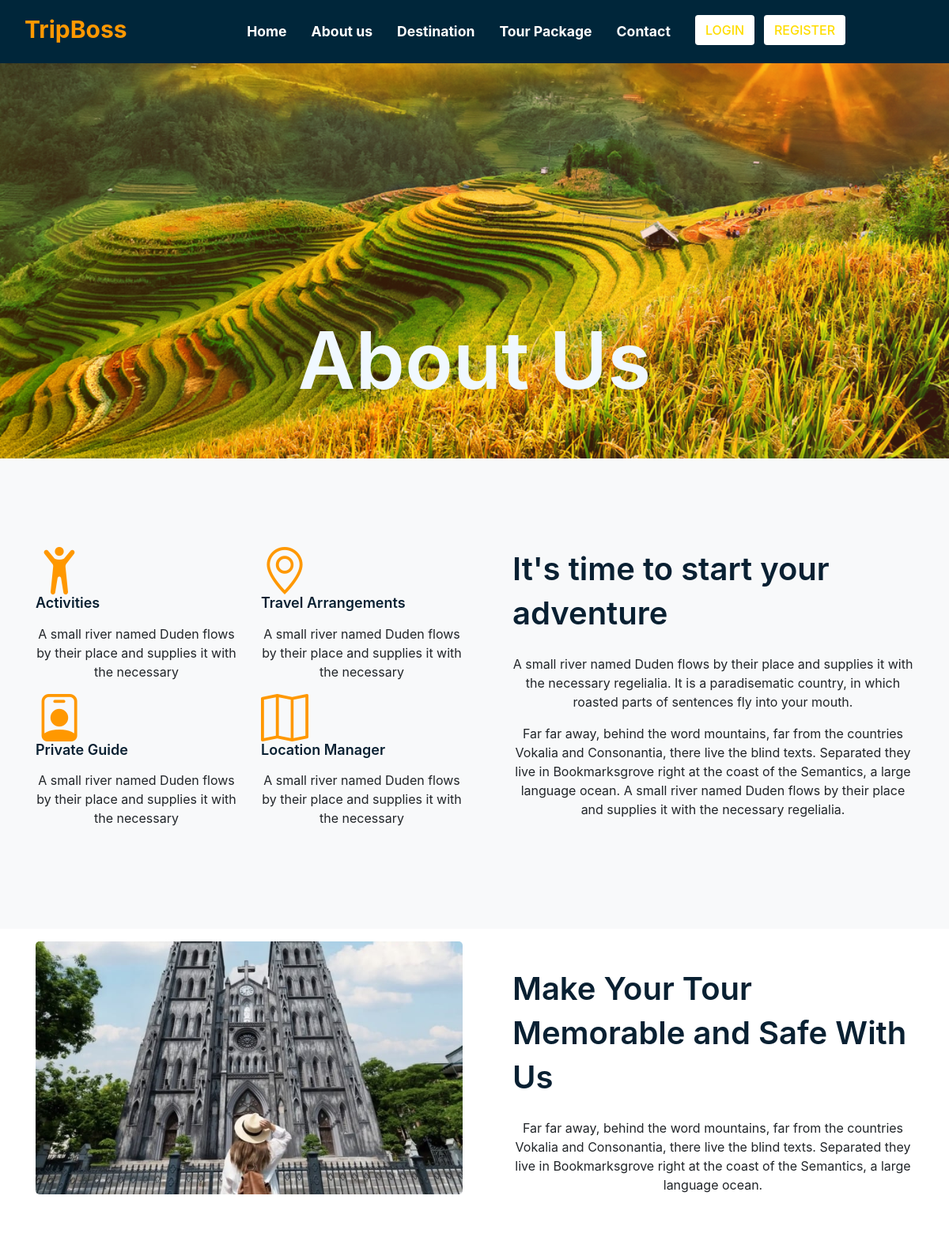
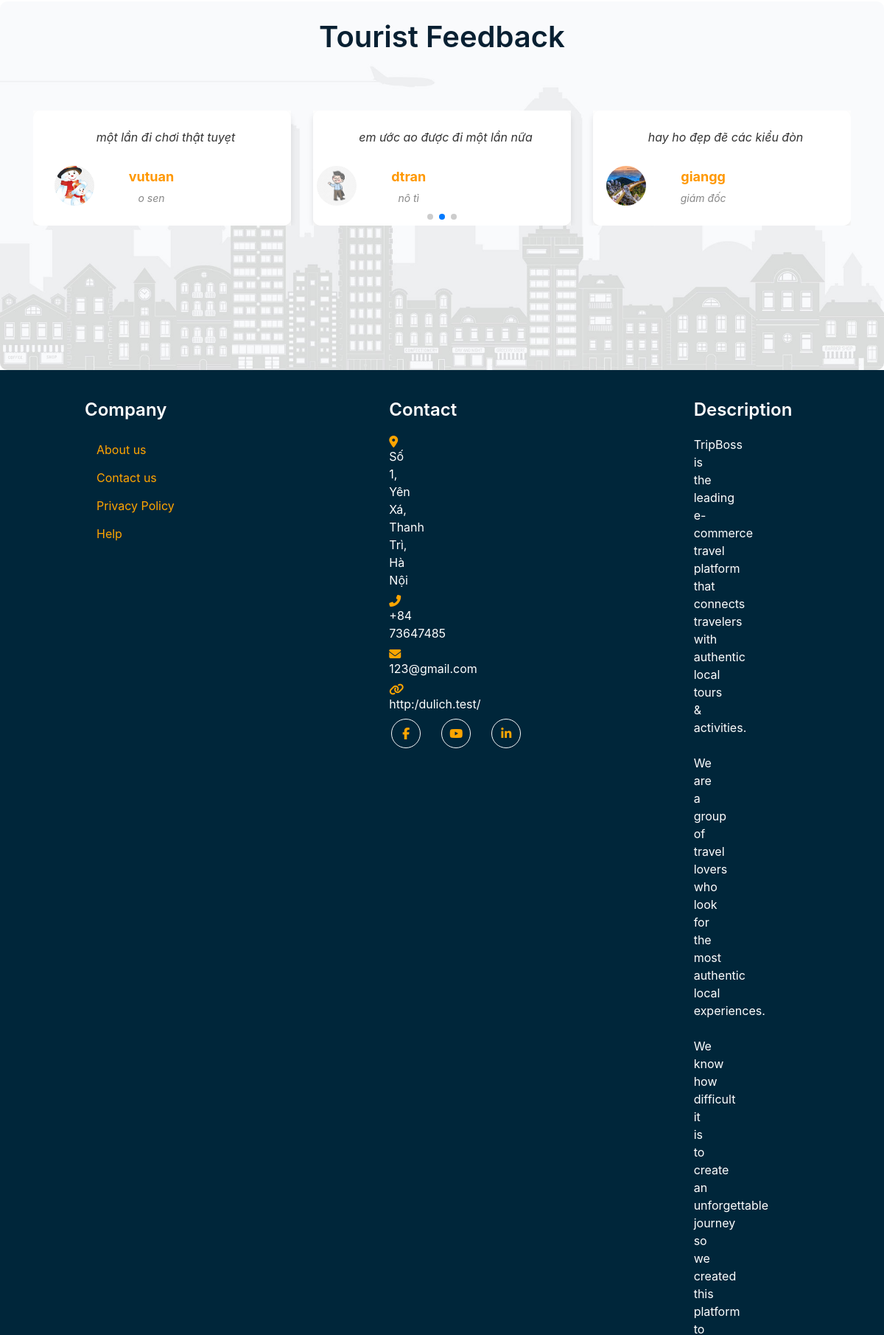
The app's page /pages/about.php (upper part) with its own data (2 pictures, top to bottom).
### tables this page shows
CREATE TABLE `feedbacks` (
  `id` int NOT NULL,
  `user_name` varchar(255) NOT NULL,
  `position` varchar(255) DEFAULT NULL,
  `image_url` varchar(255) NOT NULL,
  `feedback_text` text NOT NULL,
  `created_at` timestamp NULL DEFAULT CURRENT_TIMESTAMP
);

CREATE TABLE `settings` (
  `id` int NOT NULL,
  `setting_key` varchar(255) NOT NULL,
  `setting_value` text NOT NULL
);

### admin/setting/function.php (called while the page is built, shortened)
<?php
function get_setting($con, $key)
{
    $sql = "SELECT setting_value FROM settings WHERE setting_key = ?";
    $stmt = $con->prepare($sql);
    $stmt->bind_param("s", $key);
    $stmt->execute();
    $result = $stmt->get_result();
    if ($result->num_rows > 0) {
        $row = $result->fetch_assoc();
        return $row['setting_value'];
    } else {
        $stmt->close();
        return "";
    }
}

### include/function/fback.php (the view)
<?php
require("/laragon/www/dulich/connection.php");
$query = "SELECT * FROM feedbacks ORDER BY created_at DESC";
$result = $con->query($query);
$feedbacks = $result->fetch_all(MYSQLI_ASSOC);
?>
<section class="ftco-section testimony-section bg-bottom" style="background-image: url('/assets/img/profile/bg-1.jpg'); background-size: cover; background-position: center bottom; min-height: 500px;">
    <div class="container">
        <div class="row justify-content-center pb-4">
            <div class="col-md-7 text-center heading-section ftco-animate">
                <h2 class="mb-4">Tourist Feedback</h2>
            </div>
        </div>
        <div class="row ftco-animate">
            <div class="col-md-12 mt-4">
                <div class="swiper mySwiper" >
                    <div class="swiper-wrapper" style="width: 290px;">
                        <?php foreach ($feedbacks as $feedback): ?>
                            <div class="swiper-slide">
                                <div class="testimony-wrap py-4 px-3" style="background-color: rgba(255, 255, 255, 0.9); border-radius: 10px; box-shadow: 0 4px 8px rgba(0, 0, 0, 0.1);">
                                    <div class="text" style="max-width: 600px; word-wrap: break-word; margin: 0 auto; color: #333;">
                                        <p class="mb-4" style="font-style: italic; font-size: 16px; margin-left: 10px"><?php echo nl2br(htmlspecialchars($feedback['feedback_text'])); ?></p>
                                        <div class="d-flex align-items-center" style="margin-left: -50px;">
                                            <img src="<?php echo htmlspecialchars($feedback['image_url']); ?>" class="user-img" style="border-radius: 50%; width: 60px; height: 60px; object-fit: cover;">
                                            <div class="pl-4" style="margin-left: 20px;">
                                                <p class="name" style="font-weight: bold; font-size: 18px; margin-bottom: 5px;"><?php echo htmlspecialchars($feedback['user_name']); ?></p>
                                                <span class="position" style="color: #888; font-size: 14px;"><?php echo htmlspecialchars($feedback['position']); ?></span>
                                            </div>
                                        </div>
                                    </div>
                                </div>
                            </div>
                        <?php endforeach; ?>
                    </div>
                </div>
            </div>
        </div>
        <div class="swiper-pagination" style="color: #92af70;"></div>
    </div>
</section>

### include/footer.php (shortened to what this page needs)
<?php
require_once '/laragon/www/dulich/connection.php';
require_once '/laragon/www/dulich/admin/setting/function.php';
$newsletter = get_setting($con, 'newsletter');
$facebook_link = get_setting($con, 'facebook_link');
$youtube_link = get_setting($con, 'youtube_link');
$linkedin_link = get_setting($con, 'linkedin_link');
$about_us_text = get_setting($con, 'about_us_text');
$contact_us_text = get_setting($con, 'contact_us_text');
$privacy_policy_text = get_setting($con, 'privacy_policy_text');
$help_text = get_setting($con, 'help_text');
$address = get_setting($con, 'address');
$phone = get_setting($con, 'phone');
$email = get_setting($con, 'email');
$website = get_setting($con, 'website');
?>
<head>
</head>
<body>
    <div class="container-fluid footer">
        <div class="footer-column">
            <h4 class="text-white">Company</h4>
            <a href="" class="btn btn-link" style="color: orange;" name="about_us_link"><?php echo htmlspecialchars($about_us_text); ?></a><br>
            <a href="" class="btn btn-link" style="color: orange;" name="contact_us_link"><?php echo htmlspecialchars($contact_us_text); ?></a><br>
            <a href="" class="btn btn-link" style="color: orange;" name="privacy_policy_link"><?php echo htmlspecialchars($privacy_policy_text); ?></a><br>
            <a href="" class="btn btn-link" style="color: orange;" name="help_link"><?php echo htmlspecialchars($help_text); ?></a>
        </div>
        <div class="footer-column">
            <h4 class="text-white">Contact</h4>
            <p class="mb-2" style="margin-right: 285px; "><i class="fa fa-map-marker-alt me-3" style="color: orange;"></i><?php echo nl2br(htmlspecialchars($address)); ?></p>
            <p class="mb-2" style="margin-right: 280px; "><i class="fa fa-phone-alt me-3" style="color: orange;"></i><?php echo nl2br(htmlspecialchars($phone)); ?></p>
            <p class="mb-2" style="margin-right: 268px;" ><i class="fa fa-envelope me-3" style="color: orange;"></i><?php echo nl2br(htmlspecialchars($email)); ?></p>
            <p class="mb-2" style="margin-right: 268px;"><i class="fa fa-link me-3" style="color: orange;"></i><?php echo nl2br(htmlspecialchars($website)); ?></p>
            <div class="social-icons">
                <a href="<?php echo htmlspecialchars($facebook_link); ?>" class="btn btn-outline-light btn-social">
                    <i class="fab fa-facebook-f"></i>
                </a>
                <a href="<?php echo htmlspecialchars($youtube_link); ?>" class="btn btn-outline-light btn-social">
                    <i class="fab fa-youtube"></i>
                </a>
                <a href="<?php echo htmlspecialchars($linkedin_link); ?>" class="btn btn-outline-light btn-social">
                    <i class="fab fa-linkedin-in"></i>
                </a>
            </div>
        </div>
        <div class="footer-column">
            <h4 class="text-white">Description</h4>
            <p style="margin-right: 315px;"><?php echo nl2br(htmlspecialchars($newsletter)); ?></p>
        </div>
    </div>
</body>
</html>

### assets/css/style.css (style rules this page uses)
body { font-family: Cambria, Cochin, Georgia, Times, 'Times New Roman', serif; line-height: 1.7; color: #516171; }
h1, h2, h3, h4, h5, h6 { font-weight: 600 !important; color: #092032; }
a { color: #092032; text-decoration: none; transition: all 0.4s ease; font-weight: 500; }
img { max-width: 100%; height: auto; object-fit: cover; border-radius: 5px; }
body { font-family: 'Arial', sans-serif; margin: 0; padding: 0; }
body { padding-top: 70px; }
.btn { padding: 4px 7px; font-weight: 500; margin-left: 3px; }
.row { --bs-gutter-x: 1.5rem; --bs-gutter-y: 0; display: flex; flex-wrap: wrap; margin-top: calc(-1* var(--bs-gutter-y)); margin-right: calc(-.5* var(--bs-gutter-x)); margin-left: calc(-.5* var(--bs-gutter-x)); }
.ftco-section { padding: 7em 0; position: relative; width: 100%; }
.container { width: 100%; padding-right: 15px; padding-left: 15px; margin-right: auto; margin-left: auto; }
.d-flex { display: -webkit-box !important; display: -ms-flexbox !important; display: flex !important; }
.heading-section h2 { font-size: 40px; font-weight: 600; line-height: 1.4; }
img { border-style: none; page-break-inside: avoid; display: block; width: 100%; height: 320px; -webkit-border-radius: 5px; -moz-border-radius: 5px; -ms-border-radius: 5px; border-radius: 5px; }
.testimony-section { background-color: rgba(255, 255, 255, 0.8); padding: 20px 0; border-radius: 10px; }
.testimony-wrap { background: white; padding: 1rem; box-shadow: 0 5px 15px rgba(0, 0, 0, 0.1); border-radius: 5px; height: auto; display: flex; flex-direction: column; justify-content: space-between; }
.testimony-wrap .user-img { border-radius: 50%; width: 50px; height: 80px; object-fit: cover; border: 3px solid #fff; }
.testimony-wrap .text { color: #555; font-size: 16px; }
.testimony-wrap .name { font-weight: bold; color: #ff9800; }
html, body { position: relative; height: 100%; }
body { background: #eee; font-family: Helvetica Neue, Helvetica, Arial, sans-serif; font-size: 14px; color: #000; margin: 0; padding: 0; }
.swiper { width: 100%; height: 100%; }
.swiper-slide { text-align: center; font-size: 18px; background: #fff; display: flex; justify-content: center; align-items: center; height: auto; }
.swiper-slide img { display: block; width: 100%; height: 100%; object-fit: cover; }
.align-items-center { -webkit-box-align: center !important; -ms-flex-align: center !important; align-items: center !important; }
.justify-content-center { -webkit-box-pack: center !important; -ms-flex-pack: center !important; justify-content: center !important; }

### assets/css/des.css (style rules this page uses)
body { font-family: Arial, sans-serif; }

### assets/css/wishlist.css (style rules this page uses)
p { text-align: center; }

### assets/css/tour_detail.css (style rules this page uses)
.container { position: relative; z-index: 1; }

### include/footer.php (style rules this page uses)
.footer { width: 100%; background-color: #00263A; color: #fff; padding: 40px 0; display: flex; justify-content: center; align-items: flex-start; gap: 40px; }
.footer a { color: orange; }
.btn-social { border-radius: 50%; margin-right: 10px; display: flex; justify-content: center; align-items: center; width: 40px; height: 40px; }
.footer-column { flex: 1; min-width: 200px; margin-left: 115px; }
.footer h4 { margin-bottom: 20px; }
.social-icons { display: flex; gap: 15px; }

### records on screen
feedbacks: feedback_text "một lần đi chơi thật tuyẹt", image_url (picture), user_name "vutuan", position "o sen"
feedbacks: feedback_text "em ước ao được đi một lần nữa", image_url (picture), user_name "dtran", position "nô tì"
feedbacks: feedback_text "hay ho đẹp đẽ các kiểu đòn", image_url (picture), user_name "giangg", position "giám đốc"
settings: setting_value "About us"
settings: setting_value "Contact us"
settings: setting_value "Privacy Policy"
settings: setting_value "Help"
settings: setting_value "Số 1, Yên Xá, Thanh Trì, Hà Nội"
settings: setting_value "+84 73647485"
settings: setting_value "123@gmail.com"
settings: setting_value "http:/dulich.test/"
settings: setting_value "TripBoss is the leading e-commerce travel platform that connects travelers with authentic local tours & activities. We are a group of travel lovers who look for the most authentic local experiences."
